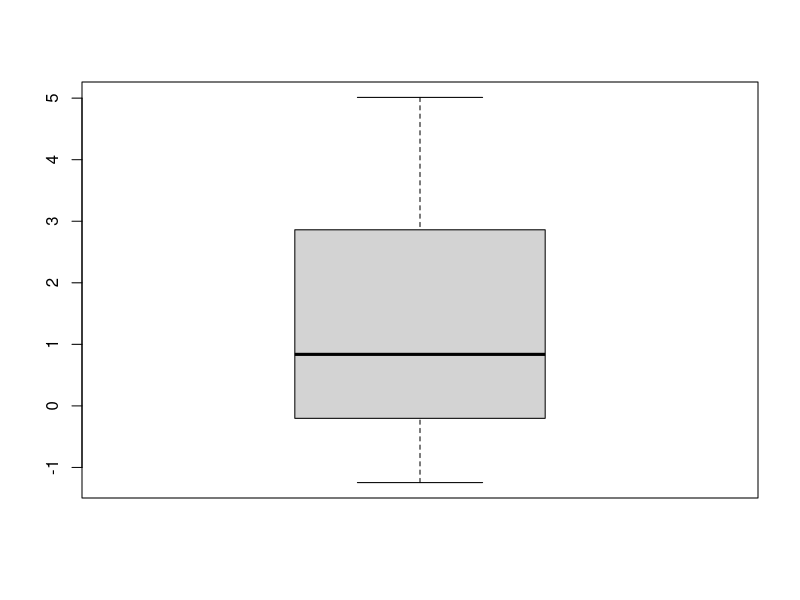
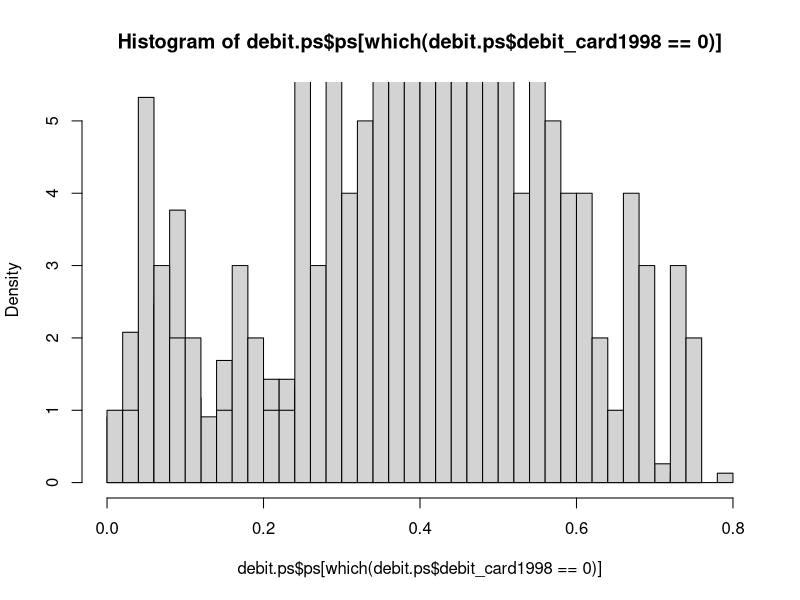
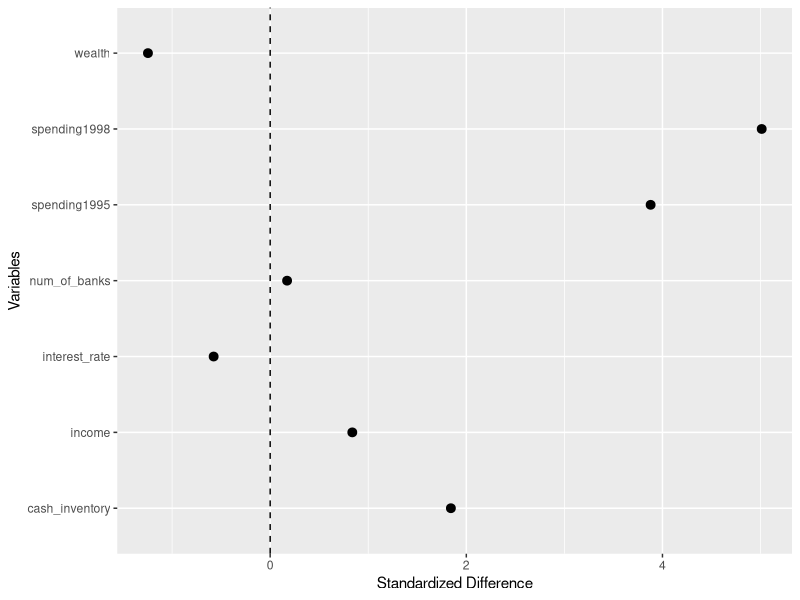
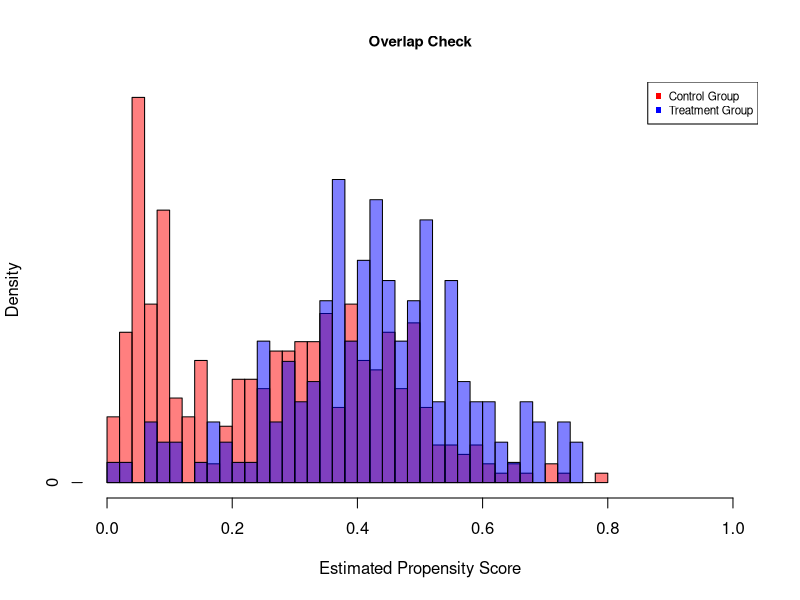
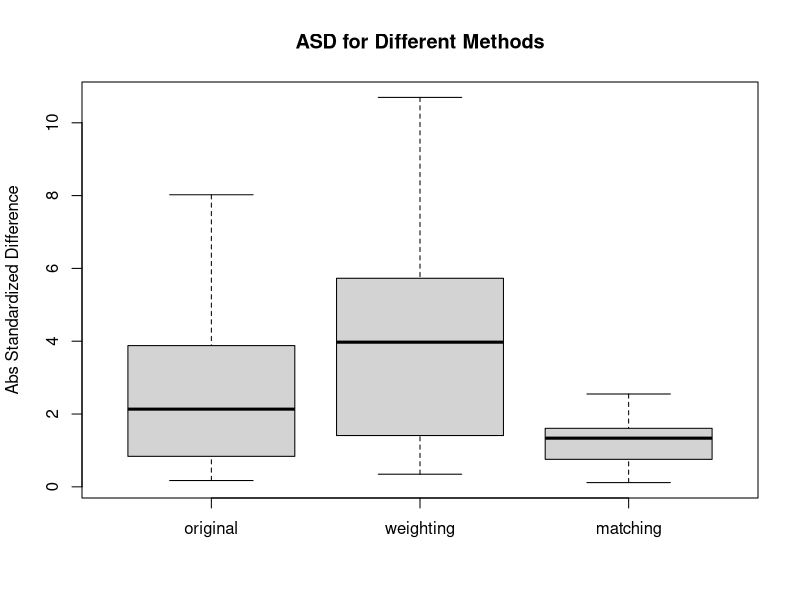

Write R code to recreate these figures, in order.
## ---- chunk 1
library(haven)
library(ggplot2)
#library(mgcv)
library(Matching)
library(xtable)
library(dplyr)

## ---- chunk 2
debit = read_dta("data/debitcard199598.dta")
## ---- chunk 3
#Clean
any(unlist(lapply(debit,FUN=function(x){any(is.na(x))})))

debit = debit %>%
  mutate(num_of_earners = as.factor(num_of_earners)) %>%
  mutate(family_size = as.factor(family_size)) %>%
  mutate(average_age = factor(average_age, labels = c("<30", "31-40", "41-50", "51-65", "65+")))  %>%
  mutate(geograph_area = factor(geograph_area, labels = c("North", "Central Italy", "South and Islands"))) %>%
  mutate(num_of_inhabitants = factor(num_of_inhabitants, labels = c("<20k", "20-40k", "40-500k", "500k+"))) %>%
  mutate(householder_age = factor(householder_age, labels = c("<30", "31-40", "41-50", "51-65", "65+"))) %>%
  mutate(householder_education = factor(householder_education, labels = c("None", "Elementary", "Middle School", "High School", "Bachelors", "Post-Graduate"))) %>%
  mutate(debit_card1998 = as.factor(debit_card1998))


#Continuous Variables
names(which(unlist(lapply(debit,class))=="numeric"))

#Categorical Variables
names(which(unlist(lapply(debit,class))=="factor"))

n_indi<-c(which(unlist(lapply(debit,class))=="numeric"))
c_indi<-c(which(unlist(lapply(debit,class))=="factor"))

#Descriptive Comparison
data_t<-subset(debit,debit_card1998==1)
data_c<-subset(debit,debit_card1998==0)
size_t<-dim(data_t)[1]
size_c<-dim(data_c)[1]

debit$debit_card1998 = as.integer(debit$debit_card1998)
debit$debit_card1998 = debit$debit_card1998 - 1
## ---- chunk 4
#Calculate ASD for Continuous Variables
dif1<-apply(data.matrix(data_t[,n_indi]),2,mean)-
  apply(data.matrix(data_c[,n_indi]),2,mean)

sd1<-sqrt(apply(data.matrix(data_t[,n_indi]),2,var)/size_t+
      apply(data.matrix(data_c[,n_indi]),2,var)/size_c)

ASD_1<-dif1/sd1;boxplot(ASD_1)

ASD<-data.frame(mean=dif1,sd=sd1,asd=ASD_1)

pdf("asd.pdf",width=8,height=6)
ggplot(data=ASD,aes(x=names(ASD_1),y=asd,ymin=asd,ymax=asd))+geom_pointrange()+
  geom_hline(yintercept = 0,lty=2)+coord_flip()+xlab("Variables")+ylab("Standardized Difference")
dev.off()

model_control<-lm(spending1998 ~ spending1995 + num_of_earners + average_age + family_size + geograph_area + num_of_inhabitants + householder_age + householder_education + num_of_banks + interest_rate + income + wealth + cash_inventory, data=data_c)
                  
model_treated<-lm(spending1998 ~ spending1995 + num_of_earners + average_age + family_size + geograph_area + num_of_inhabitants + householder_age + householder_education + num_of_banks + interest_rate + income + wealth + cash_inventory, data=data_t)


ATE_1<-(sum(data_t$spending1998-predict(model_control,newdata = data_t,type="response"))-
  sum(data_c$spending1998-predict(model_treated,newdata = data_c,type="response")))/dim(debit)[1]


ATT_1<-mean(data_t$spending1998-predict(model_control,newdata = data_t,type="response"))

## ---- chunk 5
#PS Histogram

first_model = glm(debit_card1998 ~ spending1995 + num_of_earners + average_age + family_size + geograph_area +  num_of_inhabitants + householder_age + householder_education + num_of_banks + interest_rate + income + wealth + cash_inventory, family = binomial(link="logit"), data = debit)

debit.ps = debit
debit.ps$ps = fitted(first_model)

a<-hist(debit.ps$ps[which(debit.ps$debit_card1998==0)],breaks=50,freq=FALSE)
a$counts<-a$counts/sum(a$counts)

b<-hist(debit.ps$ps[which(debit.ps$debit_card1998==1)],breaks=50,add=T)
b$counts<-b$counts/sum(b$counts)

pdf("prophist.pdf",width=8,height=6)
plot(a,col=rgb(1,0,0,0.5),main="Overlap Check",cex.main=0.9,xlab="Estimated Propensity Score",ylab="Density",xlim=c(0,1))
plot(b,add=TRUE,col=rgb(0,0,1,0.5),main="Overlap Check",xlab="Estimated Propensity Score",ylab="Density")
legend("topright",legend=c("Control Group","Treatment Group"),col=c("red","blue"),pch=15,cex=0.7)
dev.off()

################################################
#  Exclude samples in nonoverlapping region   ##
################################################ 
low_bound<-max(min(debit.ps$ps[which(debit.ps$debit_card1998==1)]),
               min(debit.ps$ps[which(debit.ps$debit_card1998==0)]))

up_bound<-min(max(debit.ps$ps[which(debit.ps$debit_card1998==1)]),
              max(debit.ps$ps[which(debit.ps$debit_card1998==0)]))

#Disgard the sample out of the common support
olp.debit<-subset(debit.ps,debit.ps$ps>=low_bound&debit.ps$ps<=up_bound)
## ---- chunk 6
#PS Matching
olp.debit$debit_card1998 = as.integer(olp.debit$debit_card1998)
olp.debit$debit_card1998 = olp.debit$debit_card1998 - 1
olp.debit$debit_card1998 = as.logical(olp.debit$debit_card1998)

ATE_matching_m<-Match(Y=olp.debit$spending1998,Tr=olp.debit$debit_card1998,estimand = "ATE",
                  X=data.matrix(olp.debit[,-c(1,2,16)]),M=6,Weight = 1)

ATT_matching_m<-Match(Y=olp.debit$spending1998,Tr=olp.debit$debit_card1998,estimand = "ATT",
                      X=data.matrix(olp.debit[,-c(1,2,16)]),M=6,Weight = 1)


#Balance Check: defends on the method#
######################################
treated<-unique(ATT_matching_m$index.treated)
control<-ATT_matching_m$index.control
treat_size<-length(treated)
control_size<-dim(olp.debit)[1]-treat_size


debit$debit_card1998 = as.integer(debit$debit_card1998)

#ASD: absolute standardized difference. original data
ori_d<-apply(data.matrix(debit[,-c(1,2)]),MARGIN=2,FUN=function(x){
  abs(mean(x[debit$debit_card1998==1])-mean(x[debit$debit_card1998==0]))})


sd<-apply(data.matrix(debit[,-c(1,2)]),MARGIN=2,FUN=function(x)
{sqrt(var(x[debit$debit_card1998==1])/sum(debit$debit_card1998)+var(x[debit$debit_card1998==0])/sum(1-debit$debit_card1998))})

ori_asd<-ori_d/sd

olp_sd<-apply(data.matrix(olp.debit[,-c(1,2,16)]),MARGIN=2,FUN=function(x)
{sqrt(var(x[treated])/treat_size+var(x[-treated])/control_size)})

#ASD: matching  

match_d<-apply(data.matrix(olp.debit[,-c(1,2,16)]),MARGIN=2,FUN=function(x)
{abs(mean(x[treated])-mean(x[control]))})
match_asd<-match_d/olp_sd


#ASD: weighting
ipw<-olp.debit$ps/(1-olp.debit$ps)
ipw_d<-apply(data.matrix(olp.debit[,-c(1,2,16)]),MARGIN=2,FUN=function(x){
  abs(mean(x[treated])-sum(x[-treated]*ipw[-treated])/
        sum(ipw[-treated]))})
weight_asd<-ipw_d/olp_sd



###########################################
#ASD Comparison between methods: boxplot  #
###########################################
pdf("ASD_compare.pdf",width=8,height=6)
boxplot(ori_asd,weight_asd,match_asd,main="ASD for Different Methods",names=c("original","weighting","matching"),
        ylab="Abs Standardized Difference")
dev.off()

## ---- chunk 7
############################################
#Regression Adjustment 2: on Matched Sample#
############################################

##############################################################
### need to re-fit the regression model to the matched sample#
##############################################################

#model_control_m<-glm(outcomeformula, data=data_c,family=binomial(link="logit"))
#model_treated_m<-glm(outcomeformula, data=data_t,family=binomial(link="logit"))


#ATT
mu1=predict(model_control,newdata=olp.debit[control,],type="response")
mu2=predict(model_control,newdata=olp.debit[ATT_matching_m$index.treated,],type="response")

ATT_mix=mean(olp.debit[treated,]$spending1998)-sum(olp.debit[control,]$spending1998+mu2-mu1)/(6*treat_size)


#ATE
mu3=predict(model_control,newdata=olp.debit[ATE_matching_m$index.control,],type="response")
mu4=predict(model_control,newdata=olp.debit[ATE_matching_m$index.treated,],type="response")
mu5=predict(model_treated,newdata=olp.debit[ATE_matching_m$index.control,],type="response")
mu6=predict(model_treated,newdata=olp.debit[ATE_matching_m$index.treated,],type="response")

ATE_mix=ATE_matching_m$est-(-sum(mu3)+sum(mu4)-sum(mu5)+sum(mu6))/(6*dim(olp.debit)[1])
